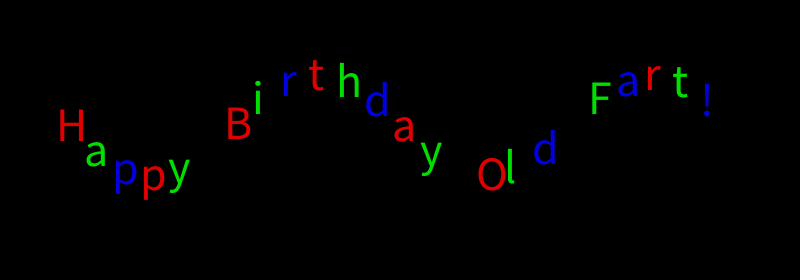
Frame 1 (no input)
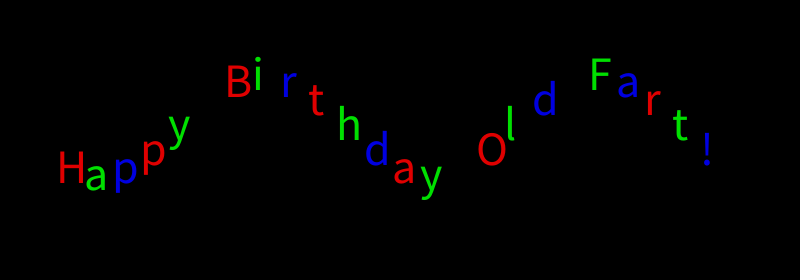
Frame 60 (the mouse pressed at the canvas centre just before this capture)
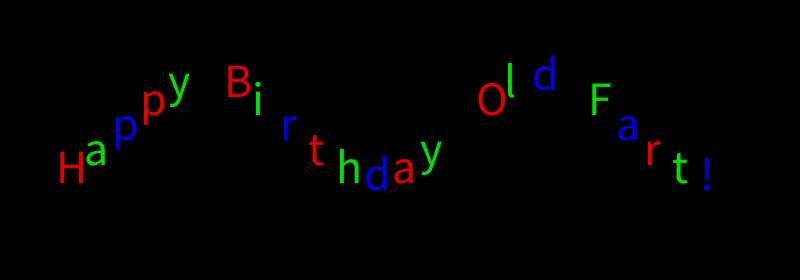
Frame 120 (the mouse held since frame 60 and released just before this capture)

The Processing sketch that drew these frames (run headless with seeded random() and noise(); from frame 60 on, the mouse is pressed at the canvas centre):

// Processing sketch: processing_123364
// ── processing_123364.pde

String msg = "Happy Birthday Old Fart!";
float spacing;
color[] colours;

void setup() {
	size(800, 280);

        textSize(48);
	spacing = width / (msg.length() + 4);

	colours = new color[3];
	colours[0] = #e00000;
	colours[1] = #00e000;
	colours[2] = #0000e0;
}

void draw() {
	background(0);

	for(int c = 0; c < msg.length(); c++) {
		fill(colours[c % 3]);
		text(
			msg.charAt(c), 
			(c * spacing) + (2 * spacing), 
			(sin(radians(c * 30 + frameCount)) * 50) + (height / 2) 
		);
	}
}
